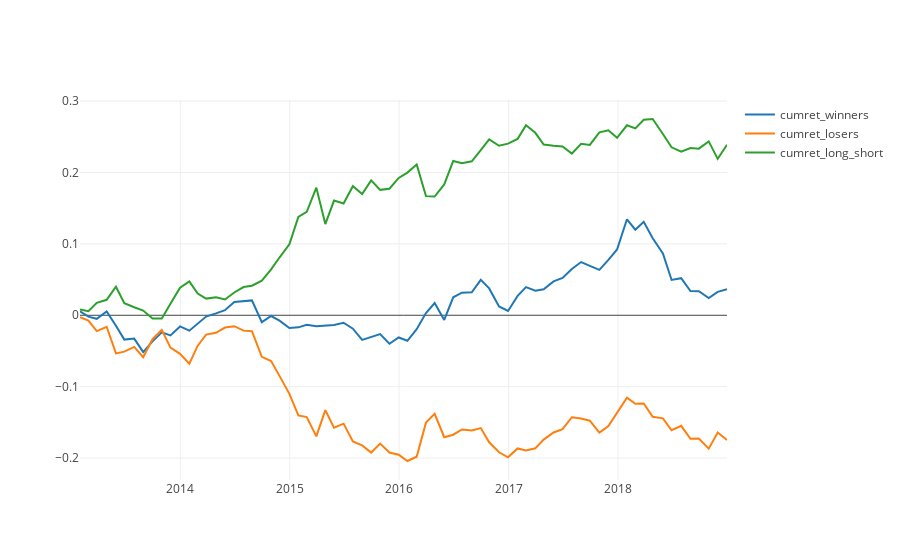

The cell this chart's notebook holds for it:
### Code cell
from plotly import __version__
from plotly.offline import download_plotlyjs, init_notebook_mode, plot, iplot
init_notebook_mode(connected=True)
import plotly.graph_objs as go

trace1 = go.Scatter(
    x = ewretdat3.index,
    y = ewretdat3['cumret_winners'],
    name = 'cumret_winners')

trace2 = go.Scatter(
    x = ewretdat3.index,
    y = ewretdat3['cumret_losers'],
    name= 'cumret_losers')

trace3 = go.Scatter(
    x = ewretdat3.index,
    y = ewretdat3['cumret_long_short'],
    name= 'cumret_long_short')

data = [trace1, trace2, trace3]

iplot(data, filename='basic-scatter')
